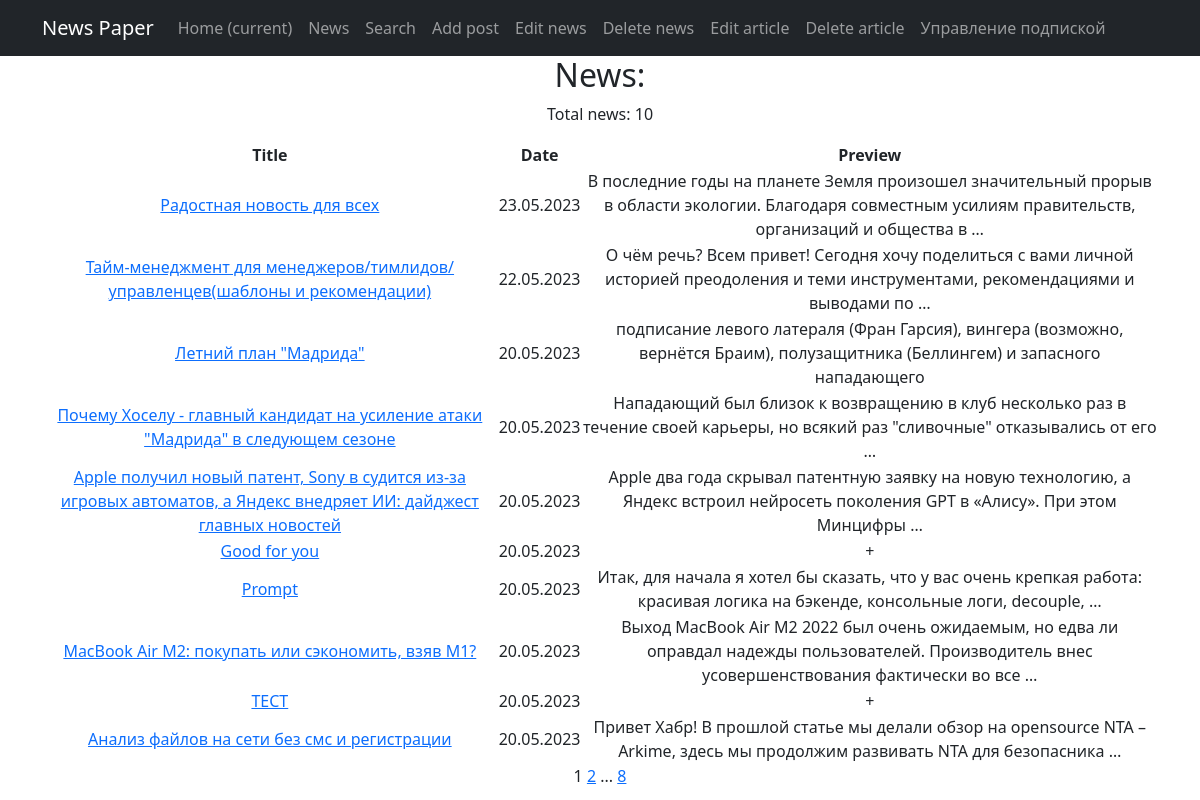
Page /news/ on the committed database.
### news/models.py (models this page shows, shortened)
class Post(models.Model):
    news = "N"
    article = "A"
    KIND_OF_POST = [
        (news, 'новость'),
        (article, 'статья')
    ]
    author = models.ForeignKey(Author, on_delete=models.CASCADE, related_name='posts')
    kind = models.CharField(max_length=1, choices=KIND_OF_POST)
    add_time = models.DateTimeField(auto_now_add=True)
    category = models.ManyToManyField(Category, "PostCategory")
    temporary_categories = models.ManyToManyField(Category, related_name="temporary_posts")
    title = models.CharField(max_length=255)
    content = models.TextField()
    content_rating = models.IntegerField(default=0)
    comments = models.ManyToManyField('Comment', related_name='post_comments')

### news/views.py (the view)
# urls.py: path('', cache_page(60)(NewsListView.as_view()), name='news_list'),
class NewsListView(ListView):
    model = Post
    ordering = ['-id']
    template_name = 'news_list.html'
    context_object_name = 'posts'
    paginate_by = 10
    def get_context_data(self, **kwargs):
        context = super().get_context_data(**kwargs)
        is_author = self.request.user.groups.filter(name='authors').exists()
        context['is_author'] = is_author
        return context

### news/templatetags/custom_filters.py (called while the page is built)
@register.filter()
def censor(value):
    if isinstance(value, str):
        for word in censored_words:
            if word.lower() in value.lower():
                value = value.replace(word, word[0] + '*' * (len(word) - 1))
        return value
    else:
        raise ValueError('Value must be a string')

### templates/news_list.html (shortened to what this page needs)
{% extends 'flatpages/default.html' %}
{% load custom_filters %}
{% block content %}
<h2>News:</h2>
<p>Total news: {{ posts|length }}</p>
<table>
  <thead>
  <tr>
    <th>Title</th>
    <th>Date</th>
    <th>Preview</th>
  </tr>
  </thead>
  <tbody>
  {% for post in posts %}
  <tr>
    <td><a href="{% url 'news_detail' post.id %}">{{ post.title|censor}}</a></td>
    <td>{{ post.add_time|date:"d.m.Y" }}</td>
    <td>{{ post.content|censor|truncatewords:20 }}</td>
  </tr>
  {% endfor %}
  </tbody>
</table>
{{ page_obj.number }}
{% if page_obj.has_next %}
<a href="?page={{ page_obj.next_page_number }}">{{ page_obj.next_page_number }}</a>
{% if paginator.num_pages != page_obj.next_page_number %}
...
<a href="?page={{ page_obj.paginator.num_pages }}">{{ page_obj.paginator.num_pages }}</a>
{% endif %}
{% endif %}
{% endblock %}

### templates/flatpages/default.html (shortened to what this page needs)
<!DOCTYPE html>
<html lang="en">
<head>
  {% load static %}
  {% load cache %}
  <link href="{% static 'css/styles.css' %}" rel="stylesheet"/>
</head>
<body>
{% cache 500 navbar %}
<nav class="navbar navbar-expand-lg navbar-dark bg-dark static top">
  <div class="container">
    <a class="navbar-brand" href="#">News Paper</a>
    <div class="collapse navbar-collapse" id="navbarResponsive">
      <ul class="navbar-nav ml-auto">
        <li class="nav-item active"><a class="nav-link" href="#">Home
          <span class="sr-only">(current)</span>
        </a>
        </li>
        <li class="nav-item">
          <a class="nav-link" href="/news/">News</a>
        </li>
        <li class="nav-item">
          <a class="nav-link" href="/news/search">Search</a>
        </li>
        <li class="nav-item">
          <a class="nav-link" href="/news/create/">Add post</a>
        </li>
        <li class="nav-item">
          <a class="nav-link" href="/news/2/edit/">Edit news</a>
        </li>
        <li class="nav-item">
          <a class="nav-link" href="/news/2/delete/">Delete news</a>
        </li>
        <li class="nav-item">
          <a class="nav-link" href="/articles/2/edit/">Edit article</a>
        </li>
        <li class="nav-item">
          <a class="nav-link" href="/articles/2/delete/">Delete article</a>
        </li>
        <li class="nav-item">
          <a class="nav-link" href="{% url 'categories_list' %}">Управление подпиской</a>
        </li>
      </ul>
    </div>
  </div>
</nav>
{% endcache %}
<div class="container">
  <div class="row">
    <div class="col-lg-12 text-center">
      {% block content %}{% endblock content %}
    </div>
  </div>
</div>
</body>
</html>

### rows in the picture
Post: title|censor "Радостная новость для всех", add_time "23.05.2023", content|censor "В последние годы на планете Земля произошел значительный прорыв в области экологии. Благодаря совместным усилиям правительств, организаций и общества в …"
Post: title|censor "Тайм-менеджмент для менеджеров/тимлидов/управленцев(шаблоны и рекомендации)", add_time "22.05.2023", content|censor "О чём речь? Всем привет! Сегодня хочу поделиться с вами личной историей преодоления и теми инструментами, рекомендациями и выводами по …"
Post: title|censor "Летний план \"Мадрида\"", add_time "20.05.2023", content|censor "подписание левого латераля (Фран Гарсия), вингера (возможно, вернётся Браим), полузащитника (Беллингем) и запасного нападающего"
Post: title|censor "Почему Хоселу - главный кандидат на усиление атаки \"Мадрида\" в следующем сезоне", add_time "20.05.2023", content|censor "Нападающий был близок к возвращению в клуб несколько раз в течение своей карьеры, но всякий раз \"сливочные\" отказывались от его …"
Post: title|censor "Apple получил новый патент, Sony в судится из-за игровых автоматов, а Яндекс внедряет ИИ: дайджест главных новостей", add_time "20.05.2023", content|censor "Apple два года скрывал патентную заявку на новую технологию, а Яндекс встроил нейросеть поколения GPT в «Алису». При этом Минцифры …"
Post: title|censor "Good for you", add_time "20.05.2023", content|censor "+"
Post: title|censor "Prompt", add_time "20.05.2023", content|censor "Итак, для начала я хотел бы сказать, что у вас очень крепкая работа: красивая логика на бэкенде, консольные логи, decouple, …"
Post: title|censor "MacBook Air M2: покупать или сэкономить, взяв M1?", add_time "20.05.2023", content|censor "Выход MacBook Air M2 2022 был очень ожидаемым, но едва ли оправдал надежды пользователей. Производитель внес усовершенствования фактически во все …"
Post: title|censor "ТЕСТ", add_time "20.05.2023", content|censor "+"
Post: title|censor "Анализ файлов на сети без смс и регистрации", add_time "20.05.2023", content|censor "Привет Хабр! В прошлой статье мы делали обзор на opensource NTA – Arkime, здесь мы продолжим развивать NTA для безопасника …"

### other values in the picture
{{ posts|length }} "10"
{{ page_obj.number }} "1"
{{ page_obj.next_page_number }} "2"
{{ page_obj.paginator.num_pages }} "8"
